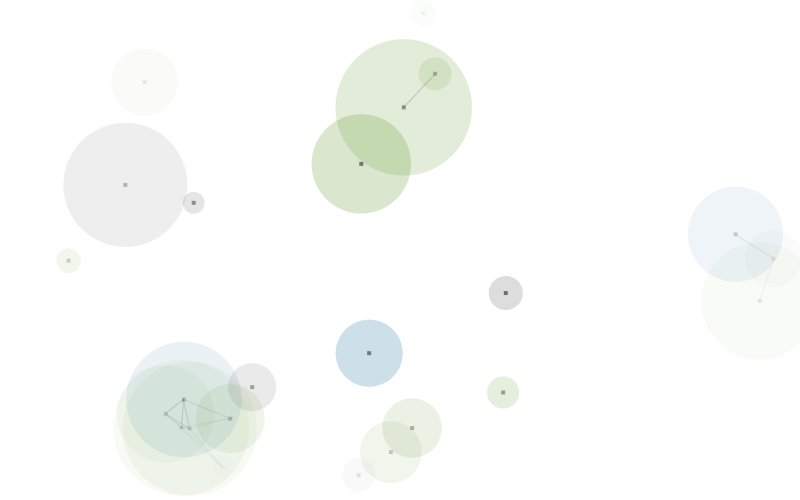
Frame 1 (no input)
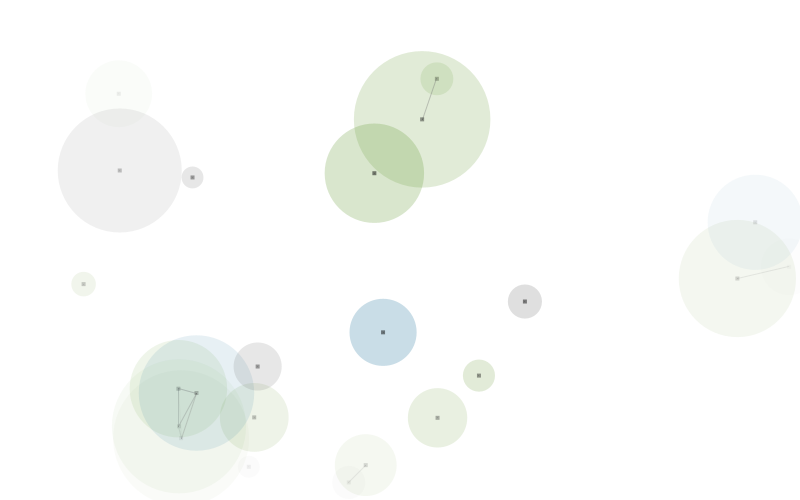
Frame 60 (the mouse pressed at the canvas centre just before this capture)
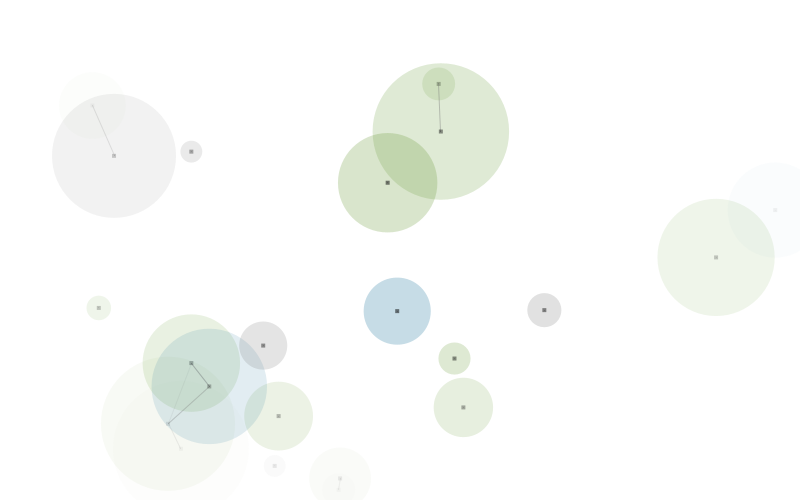
Frame 120 (the mouse held since frame 60 and released just before this capture)

The Processing sketch that drew these frames (run headless with seeded random() and noise(); from frame 60 on, the mouse is pressed at the canvas centre):

// Processing sketch: processing_127435
// ── processing_127435.pde

/* 
 Spheres - v.1.0.0 - 2014/01/03
 www.futuredatalab.com/interactsketch/
 */

int count = 30; // Set number of circles
Sphere[] circles = new Sphere[count];
color[] circleColors = new color[count];
float ds=2; // Set size of dot in circle center
boolean dragging = false;
//Colors taken from the IDE
color[] colors = { 
  #21759b, // Blue
  #669933, // Green
  #777777  // Gray
};
float ww;
float hh;
float wwhh;

// Set up canvas
void setup() {
  frameRate(60); // Frame rate
  size(800, 500); // Size of canvas (width,height)
  strokeWeight(1); // Stroke/line/border thickness
  background(255, 255, 255);

  ww = (width*0.5)*(width*0.5);
  hh = (height*0.5)*(height*0.5);
  wwhh = ww*hh;
  
  for (int i = 0; i < count; i++) {
    circles[i] = new Sphere();
  }
}

void draw() {
  background(255, 255, 255);

  // Begin looping through circle array
  for (int i = 0; i < count; i++) {
    update(circles[i]);
    render(circles[i]);
  }
}

void update(Sphere c) {
  c.acc.set(0, 0, 0);
  float vdamp = 0.99; // Velocity damping force
  PVector m = new PVector(mouseX, mouseY);
  
  if (c.locked && c.parent == null) {
    // Move the particle's coordinates to the mouse's position, minus its original offset
    c.acc = PVector.sub(PVector.sub(m, c.offset), c.pos);
    c.acc.limit(1); // Limit to maximum force
    c.vel.add(c.acc); // Apply acceleration
    c.vel.limit(3); // Limit to maximum speed
    c.pos = PVector.sub(m, c.offset);
  }
  else if (c.locked && c.parent != null && dist2(c.pos, c.parent.pos) >= c.parent.rad2) {
    // Move the particle's coordinates to the parent's position, minus its original offset
    c.rest.set(c.parent.pos);
    PVector force = PVector.mult(PVector.sub(c.pos, c.rest), -c.k); // f = -k
    c.acc = PVector.div(force, c.rad*0.5); // Set the acceleration, f = ma == a = f/m
    c.vel = PVector.mult(PVector.add(c.vel, c.acc), c.damp); // Set the velocity
    c.vel.limit(14); // Limit to maximum speed
    c.pos.add(c.vel); // Updated position
  }
  else {
    c.acc.limit(1); // Limit to maximum force
    c.vel.add(c.acc); // Apply acceleration
    if (mag2(c.vel) > 0.5*0.5) {
      c.vel.x *= vdamp;
      c.vel.y *= vdamp;
    }
    c.pos.add(c.vel); // Move circle
    c.rest.set(c.pos); // Move circle
  }
  
  c.opa = calcOpacity(c.pos.x, c.pos.y); // Update opacity

  float dm = c.rad*2; // Cache diameter
  // Wrap around canvas edges
  if (c.pos.x < -dm) c.pos.x = width + dm;
  if (c.pos.x > width + dm) c.pos.x = -dm;
  if (c.pos.y < -dm) c.pos.y = height + dm;
  if (c.pos.y > height + dm) c.pos.y = -dm;
}

void render(Sphere c) {
  PVector m = new PVector(mouseX, mouseY);
  if (dist2(c.pos, m) < c.rad2) fill(#c93b0e, c.opa*0.5);  // orange if mouseover
  else fill(c.c, c.opa); // regular
  noStroke(); // Disable shape stroke/border

  ellipse(c.pos.x, c.pos.y, c.rad*2, c.rad*2); // Draw circle

  // If current circle is selected...
  if ((c.locked && c.parent == null && dragging)) {
    fill(#CD6633, c.opa*2); // Center dot color orange
    stroke(#CD6633, c.opa*4); // Line color orange
  } 
  else {
    fill(#000000, c.opa*2); // Center dot color black
    stroke(#777777, c.opa*2); // Line color turquoise
  }

  // Loop through all circles
  for (int j = 0; j < count; j++) {
    // If the circles are close
    if (dist2(c.pos, circles[j].pos) < c.rad2) {
      // Stroke a line from current circle to adjacent circle
      line(c.pos.x, c.pos.y, circles[j].pos.x, circles[j].pos.y);
      // Attach it to parent
      if (c.locked && !circles[j].locked) {
        circles[j].locked = true;
        // Assign parent and children
        circles[j].parent = c;
        c.children.add(circles[j]);
      }
    }
    else if (circles[j].parent != null && circles[j].parent == c) {
      line(c.pos.x, c.pos.y, circles[j].pos.x, circles[j].pos.y); // Link to parent
    }
  }

  noStroke(); // Turn off stroke/border
  rect(c.pos.x - ds, c.pos.y - ds, ds * 2, ds * 2); // Draw dot in center of circle
}

float calcOpacity(float posx, float posy) {
  float opax = abs(width*0.5 - posx);
  float opay = abs(height*0.5 - posy);
  float opacity = opax*opax*hh + opay*opay*ww; // Eqn of ellipse: x^2/a^2 + y^2/b^2 = 1
  opacity = map(opacity, wwhh + wwhh, 0, -70, 70); // Map to canvas
  opacity = constrain(opacity, 0, 100);
  return opacity;
}

float mag2(PVector v) { return (v.x*v.x + v.y*v.y + v.z*v.z); }
float dist2(PVector v1, PVector v2) { return ((v1.x - v2.x)*(v1.x - v2.x) + (v1.y - v2.y)*(v1.y - v2.y) + (v1.z - v2.z)*(v1.z - v2.z)); }

void mousePressed () {
  // Look for a circle the mouse is in, then lock that circle to the mouse
  PVector m = new PVector(mouseX, mouseY);
  for (int i = 0; i < count; i++) {
    // If the circles are close...
    if (dist2(circles[i].pos, m) < circles[i].rad2) {
      circles[i].locked = true;
      circles[i].offset = PVector.sub(m, circles[i].pos);
      dragging = true; // Break out of the loop because we found our circle
      break;
    }
  }
}

void mouseReleased() {
  // User is no-longer dragging
  for (int i = 0; i < count; i++) {
    circles[i].offset.set(0, 0, 0);
    circles[i].rest.set(0, 0, 0); // Clear all children
    circles[i].locked = false;
    circles[i].parent = null; // Clear parent
    circles[i].children.clear(); // Clear all children
  }
  dragging = false;
}

class Sphere
{
  float w;
  float h;
  float rad;
  float rad2;
  PVector pos;
  PVector vel;
  PVector acc;
  PVector offset;
  PVector rest;
  color c;
  float opa;
  boolean locked;
  Sphere parent;
  ArrayList children;
  float k = 0.1; // Spring constant
  float damp = 0.98; // Damping

  Sphere() {
    w = random(width); // X
    h = random(height); // Y
    rad = random(10, 70); // Radius
    rad2 = rad*rad;
    pos = new PVector(random(width), random(height)); // Location
    vel = new PVector(random(-0.5, 0.5), random(-0.5, 0.5)); // Speed
    acc = new PVector(0, 0); // Acceleration
    offset = new PVector(0, 0); // Offset from mouse
    rest = new PVector(pos.x, pos.y); // Rest position
    c = colors[int(random(colors.length))]; // Color
    opa = calcOpacity(pos.x, pos.y); // Calculate opacity
    locked = false;
    parent = null;
    children = new ArrayList();
  }
}
